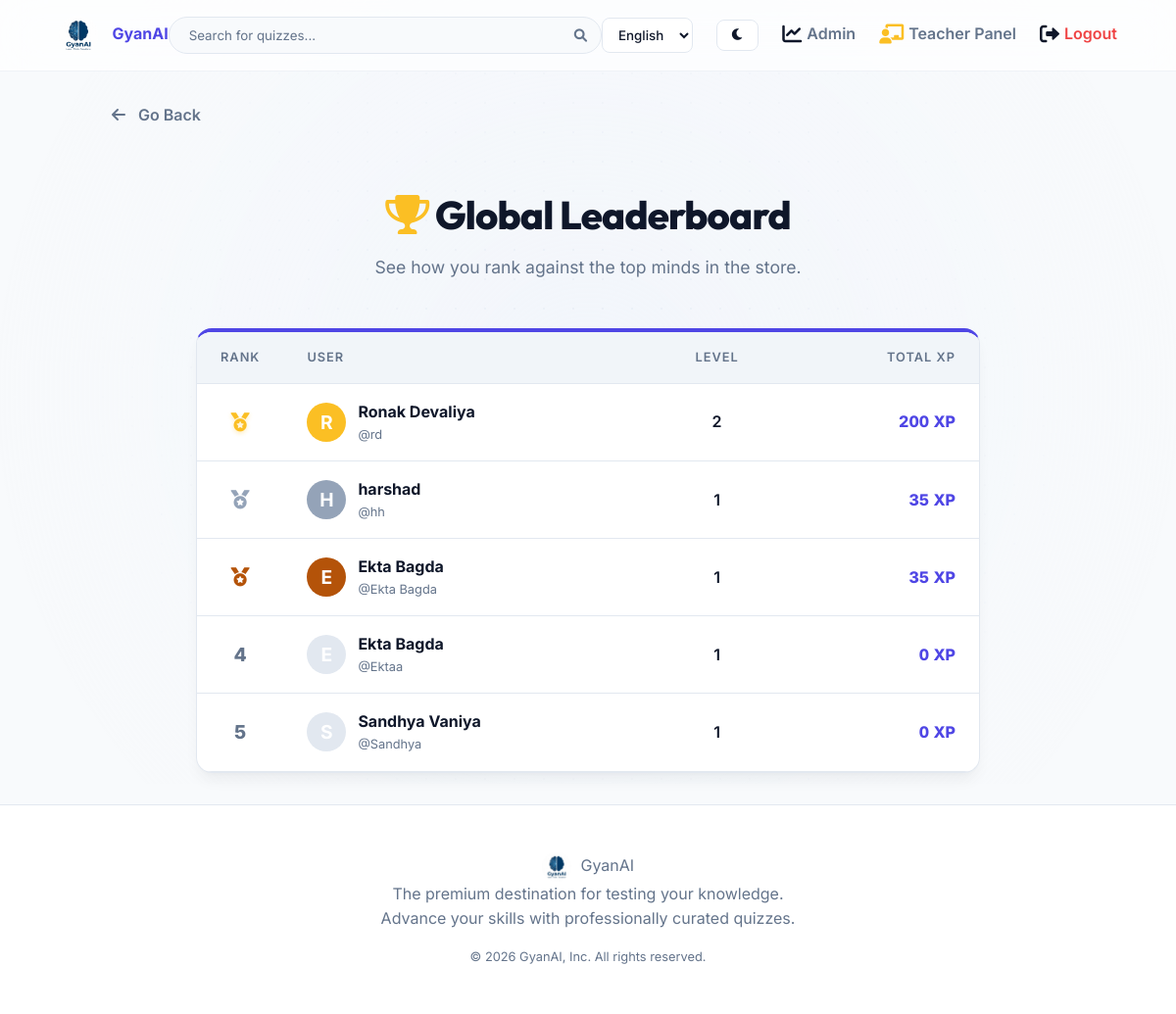
The page /leaderboard (signed in) on the database its author committed.
### qgame/models.py (models this page shows)
class User(db.Model, UserMixin):
    id = db.Column(db.Integer, primary_key=True)
    username = db.Column(db.String(50), unique=True, nullable=False)
    password_hash = db.Column(db.String(255), nullable=False)
    role = db.Column(db.String(20), default='user') # 'user' or 'admin'
    name = db.Column(db.String(100), nullable=False)
    email = db.Column(db.String(150), unique=True, nullable=True)
    mobile = db.Column(db.String(20), nullable=True)
    dob = db.Column(db.String(50), nullable=True)
    country = db.Column(db.String(100), nullable=True)
    state = db.Column(db.String(100), nullable=True)
    city = db.Column(db.String(100), nullable=True)
    age = db.Column(db.Integer, nullable=True)
    gender = db.Column(db.String(20), nullable=True)
    education_level = db.Column(db.String(50), nullable=True)
    board = db.Column(db.String(50), nullable=True)
    standard = db.Column(db.String(50), nullable=True)
    stream = db.Column(db.String(50), nullable=True)
    course = db.Column(db.String(100), nullable=True)
    exam = db.Column(db.String(100), nullable=True)
    college = db.Column(db.String(150), nullable=True)
    department = db.Column(db.String(150), nullable=True)
    semester = db.Column(db.String(50), nullable=True)
    profile_photo = db.Column(db.String(255), nullable=True, default='default.png')
    xp = db.Column(db.Integer, default=0)
    level = db.Column(db.Integer, default=1)
    points = db.Column(db.Integer, default=0)
    coins = db.Column(db.Integer, default=0)
    language = db.Column(db.String(10), default='en')
    active_title_id = db.Column(db.Integer, db.ForeignKey('store_item.id'), nullable=True)
    active_border_id = db.Column(db.Integer, db.ForeignKey('store_item.id'), nullable=True)
    attempts = db.relationship('QuizAttempt', backref='user', lazy=True)
    certificates = db.relationship('Certificate', backref='user', lazy=True)
    badges = db.relationship('UserBadge', backref='user', lazy=True)
    inventory = db.relationship('UserInventory', backref='user', lazy=True)
    active_title = db.relationship('StoreItem', foreign_keys=[active_title_id])
    active_border = db.relationship('StoreItem', foreign_keys=[active_border_id])

### qgame/app.py (the view)
@app.route('/leaderboard')
@login_required
def leaderboard():
    top_users = User.query.filter_by(role='user').order_by(User.xp.desc()).limit(10).all()
    return render_template('user/leaderboard.html', top_users=top_users, current_user=current_user)

### qgame/app.py (called while the page is built)
def get_locale():
    if current_user and current_user.is_authenticated:
        return current_user.language or 'en'
    return session.get('lang', request.accept_languages.best_match(app.config['BABEL_SUPPORTED_LOCALES']) or 'en')

@login_manager.user_loader
def load_user(user_id):
    return User.query.get(int(user_id))

### qgame/templates/user/leaderboard.html (shortened to what this page needs)
{% extends 'base.html' %}
{% block content %}
<div style="max-width: 800px; margin: 0 auto; padding-top: 2rem;">
    <div style="text-align: center; margin-bottom: 3rem;">
        <h1 style="font-size: 2.5rem; font-weight: 800; color: var(--text-primary); margin-bottom: 0.5rem;">
            <i class="fas fa-trophy" style="color: #fbbf24;"></i> Global Leaderboard
        </h1>
        <p class="text-muted" style="font-size: 1.1rem;">See how you rank against the top minds in the store.</p>
    </div>
    <div class="card" style="padding: 0; overflow: hidden; border-top: 4px solid var(--primary);">
        <table style="width: 100%; border-collapse: collapse; margin: 0;">
            <thead style="background: var(--background);">
                <tr>
                    <th style="padding: 1rem 1.5rem; text-align: center; width: 80px; text-transform: uppercase; font-size: 0.8rem; letter-spacing: 1px;">Rank</th>
                    <th style="padding: 1rem 1.5rem; text-transform: uppercase; font-size: 0.8rem; letter-spacing: 1px;">User</th>
                    <th style="padding: 1rem 1.5rem; text-align: center; text-transform: uppercase; font-size: 0.8rem; letter-spacing: 1px;">Level</th>
                    <th style="padding: 1rem 1.5rem; text-align: right; text-transform: uppercase; font-size: 0.8rem; letter-spacing: 1px;">Total XP</th>
                </tr>
            </thead>
            <tbody>
                {% for user in top_users %}
                <tr class="staggered-item {% if user.id == current_user.id %}current-user-row{% endif %}" style="border-bottom: 1px solid var(--border); transition: 0.2s; background: {% if user.id == current_user.id %}rgba(37, 99, 235, 0.05){% else %}transparent{% endif %};">
                    <td style="padding: 1rem 1.5rem; text-align: center; font-size: 1.2rem; font-weight: 800;">
                        {% if loop.index == 1 %}
                            <span style="color: #fbbf24; text-shadow: 0 2px 4px rgba(251,191,36,0.3);"><i class="fas fa-medal"></i></span>
                        {% elif loop.index == 2 %}
                            <span style="color: #94a3b8;"><i class="fas fa-medal"></i></span>
                        {% elif loop.index == 3 %}
                            <span style="color: #b45309;"><i class="fas fa-medal"></i></span>
                        {% else %}
                            <span class="text-muted">{{ loop.index }}</span>
                        {% endif %}
                    </td>
                    <td style="padding: 1rem 1.5rem;">
                        <div style="display: flex; align-items: center; gap: 12px;">
                            <div style="width: 40px; height: 40px; border-radius: 50%; background: {% if loop.index == 1 %}#fbbf24{% elif loop.index == 2 %}#94a3b8{% elif loop.index == 3 %}#b45309{% else %}var(--border){% endif %}; color: white; display: flex; align-items: center; justify-content: center; font-weight: bold; font-size: 1.2rem;">
                                {{ user.name[0]|upper }}
                            </div>
                            <div>
                                <div style="font-weight: 700; color: var(--text-primary);">{{ user.name }} </div>
                                <div class="text-muted" style="font-size: 0.8rem;">@{{ user.username }}</div>
                            </div>
                        </div>
                    </td>
                    <td style="padding: 1rem 1.5rem; text-align: center; font-weight: 600; color: var(--text-primary);">
                        {{ user.level }}
                    </td>
                    <td style="padding: 1rem 1.5rem; text-align: right; font-weight: 800; color: var(--primary); font-variant-numeric: tabular-nums;">
                        {{ user.xp }} XP
                    </td>
                </tr>
                {% endfor %}
            </tbody>
        </table>
    </div>
</div>
{% endblock %}

### qgame/templates/base.html (shortened to what this page needs)
<!DOCTYPE html>
<html lang="en">
<head>
    <link rel="stylesheet" href="{{ url_for('static', filename='css/style.css') }}?v=2.3">
    <link rel="stylesheet" href="https://cdnjs.cloudflare.com/ajax/libs/font-awesome/6.0.0/css/all.min.css">
</head>
<body>
    {% block navbar %}
    <nav class="navbar">
        <a href="{{ url_for('index') }}" class="logo">
            <img src="{{ url_for('static', filename='images/logo.png') }}" alt="GyanAI Logo" style="height: 40px; border-radius: 50%; vertical-align: middle;">
            <span style="margin-left: 10px; font-weight: 700;">GyanAI</span>
        </a>
        {% if current_user.is_authenticated %}
        <form action="{{ url_for('search') }}" method="GET" class="search-bar-container" style="margin: 0; padding: 0; position: relative;">
            <input type="text" name="q" class="search-bar" placeholder="{{ _('Search for quizzes...') }}" required>
            <button type="submit" style="position: absolute; right: 15px; top: 50%; transform: translateY(-50%); background: none; border: none; cursor: pointer; color: var(--text-secondary); padding: 0;">
                <i class="fas fa-search"></i>
            </button>
        </form>
        {% endif %}
        <div class="nav-links" style="display: flex; align-items: center; gap: 1.5rem;">
            {% set active_lang = current_user.language if current_user.is_authenticated else session.get('lang', 'en') %}
            <select onchange="window.location.href='/set_language/'+this.value" style="padding: 8px 12px; border-radius: 8px; background: rgba(255,255,255,0.5); backdrop-filter: blur(5px); color: var(--text-primary); border: 1px solid var(--border); font-family: 'Inter', sans-serif; font-weight: 500; cursor: pointer; transition: all 0.3s ease;">
                <option value="en" {% if active_lang == 'en' %}selected{% endif %}>English</option>
            </select>
            <button id="darkModeToggle" class="btn" style="background: rgba(255,255,255,0.5); backdrop-filter: blur(5px); color: var(--text-primary); border: 1px solid var(--border); padding: 8px 14px; border-radius: 8px; cursor: pointer; transition: all 0.3s ease;">
                <i class="fas fa-moon"></i>
            </button>
            {% if current_user.is_authenticated %}
                {% if current_user.role in ['admin', 'teacher'] %}
                    {% if current_user.role == 'admin' %}
                    <a href="{{ url_for('admin_dashboard') }}" style="transition: transform 0.3s ease;"><i class="fas fa-chart-line nav-icon"></i> {{ _('Admin') }}</a>
                    {% endif %}
                    <a href="{{ url_for('teacher_dashboard') }}" style="transition: transform 0.3s ease;"><i class="fas fa-chalkboard-teacher nav-icon" style="color: #fbbf24;"></i> {{ _('Teacher Panel') }}</a>
                {% endif %}
                <a href="{{ url_for('logout') }}" style="color: var(--danger); transition: transform 0.3s ease;" onclick="return confirm('{{ _('Are you sure you want to log out?') }}');"><i class="fas fa-sign-out-alt nav-icon"></i> {{ _('Logout') }}</a>
            {% endif %}
        </div>
    </nav>
    {% endblock %}
    <main class="page-fade-in">
        {% if request.endpoint not in ['index', 'login', 'register', 'user_dashboard', 'admin_dashboard'] %}
        <div style="max-width: 1200px; margin: 0 auto 1.5rem; padding: 0 5%;">
            {% if request.endpoint in ['quiz_result', 'take_quiz', 'submit_quiz'] %}
            <a href="{{ url_for('user_dashboard') }}" class="btn" style="background: transparent; color: var(--text-secondary); padding: 0; font-weight: 600; width: auto; border: none; font-size: 1rem; text-decoration: none; display: inline-flex; align-items: center;">
                <i class="fas fa-arrow-left" style="margin-right: 5px;"></i> Go to Dashboard
            </a>
            {% else %}
            <button onclick="history.back()" class="btn" style="background: transparent; color: var(--text-secondary); padding: 0; font-weight: 600; width: auto; border: none; font-size: 1rem; display: inline-flex; align-items: center;">
                <i class="fas fa-arrow-left" style="margin-right: 5px;"></i> Go Back
            </button>
            {% endif %}
        </div>
        {% endif %}
        {% block content %}{% endblock %}
    </main>
    <footer>
        <div class="footer-logo">
            <img src="{{ url_for('static', filename='images/logo.png') }}" alt="GyanAI Logo" style="height: 30px; border-radius: 50%; vertical-align: middle; margin-right: 5px;"> GyanAI
        </div>
        <p class="text-muted" style="margin-bottom: 1rem;">The premium destination for testing your knowledge.<br>Advance your skills with professionally curated quizzes.</p>
        <p class="text-muted" style="font-size: 0.8rem;">&copy; 2026 GyanAI, Inc. All rights reserved.</p>
    </footer>
</body>
</html>

### qgame/static/css/style.css (style rules this page uses)
:root { --primary: #4f46e5; --primary-hover: #4338ca; --primary-light: #e0e7ff; --secondary: #ec4899; --success: #10b981; --danger: #ef4444; --warning: #f59e0b; --background: #f8fafc; --surface: #ffffff; --border: #e2e8f0; --text-primary: #0f172a; --text-secondary: #64748b; --shadow-sm: 0 4px 6px -1px rgba(0, 0, 0, 0.05), 0 2px 4px -1px rgba(0, 0, 0, 0.03); --shadow: 0 10px 15px -3px rgba(0, 0, 0, 0.05), 0 4px 6px -2px rgba(0, 0, 0, 0.025); --shadow-lg: 0 20px 25px -5px rgba(0, 0, 0, 0.1), 0 10px 10px -5px rgba(0, 0, 0, 0.04); --shadow-glow: 0 0 20px rgba(79, 70, 229, 0.3); --radius: 16px; --font-heading: 'Outfit', sans-serif; --font-body: 'Inter', sans-serif; }
* { margin: 0; padding: 0; box-sizing: border-box; font-family: var(--font-body); }
body { background-color: var(--background); color: var(--text-primary); line-height: 1.6; transition: background-color 0.4s ease, color 0.4s ease; overflow-x: hidden; min-height: 100vh; display: flex; flex-direction: column; }
h1, h2, h3, h4, h5, h6 { font-family: var(--font-heading); letter-spacing: -0.02em; }
a { text-decoration: none; color: var(--primary); transition: color 0.2s ease; }
.navbar { display: flex; justify-content: space-between; align-items: center; padding: 1rem 5%; background: rgba(255, 255, 255, 0.7); backdrop-filter: blur(20px); border-bottom: 1px solid rgba(226, 232, 240, 0.5); position: sticky; top: 0; z-index: 100; }
.search-bar-container { flex-grow: 1; max-width: 500px; margin: 0 2rem; position: relative; }
.search-bar { width: 100%; padding: 10px 20px; border-radius: 9999px; border: 1px solid var(--border); background: var(--background); color: var(--text-primary); outline: none; transition: border-color 0.2s, box-shadow 0.2s; }
.search-bar::placeholder { color: var(--text-secondary); }
.nav-links { display: flex; align-items: center; gap: 1.5rem; }
.nav-links a { font-weight: 600; color: var(--text-secondary); display: flex; align-items: center; gap: 5px; position: relative; padding-bottom: 2px; }
.nav-links a::after { content: ''; position: absolute; bottom: 0; left: 0; width: 0%; height: 2px; background-color: var(--primary); transition: width 0.3s ease; }
.nav-icon { font-size: 1.25rem; color: var(--text-primary); }
main { flex-grow: 1; padding: 2rem 5%; }
.card { background: var(--surface); border: 1px solid var(--border); border-radius: var(--radius); padding: 2rem; box-shadow: var(--shadow); transition: transform 0.3s ease, box-shadow 0.3s ease; }
.btn { display: inline-flex; align-items: center; justify-content: center; padding: 10px 20px; border-radius: 8px; font-weight: 600; cursor: pointer; border: none; transition: all 0.2s ease; gap: 8px; }
#darkModeToggle i { transition: transform 0.4s ease, color 0.4s ease; }
table { width: 100%; border-collapse: collapse; margin-top: 1rem; }
th { text-align: left; padding: 12px 16px; background: #f1f5f9; color: var(--text-secondary); font-weight: 600; border-bottom: 1px solid var(--border); }
td { padding: 16px; border-bottom: 1px solid var(--border); color: var(--text-primary); }
footer { background: var(--surface); border-top: 1px solid var(--border); padding: 3rem 5%; margin-top: auto; text-align: center; color: var(--text-secondary); }
.text-muted { color: var(--text-secondary); }
.page-fade-in { animation: fadeIn 0.6s cubic-bezier(0.16, 1, 0.3, 1) forwards; }
.staggered-item { opacity: 0; transform: translateY(20px); }
.stagger-active { animation: slideUpFade 0.6s cubic-bezier(0.16, 1, 0.3, 1) forwards; }
.stagger-active:nth-child(1) { animation-delay: 0.1s; }
.stagger-active:nth-child(2) { animation-delay: 0.2s; }
.stagger-active:nth-child(3) { animation-delay: 0.3s; }
.stagger-active:nth-child(4) { animation-delay: 0.4s; }
.stagger-active:nth-child(5) { animation-delay: 0.5s; }

### rows shown on the page
User: language "English"
User: name "R", name "Ronak Devaliya", username "rd", level "2", xp "200"
User: name "H", name "harshad", username "hh", level "1", xp "35"
User: name "E", name "Ekta Bagda", username "Ekta Bagda", level "1", xp "35"
User: name "E", name "Ekta Bagda", username "Ektaa", level "1", xp "0"
User: name "S", name "Sandhya Vaniya", username "Sandhya", level "1", xp "0"
